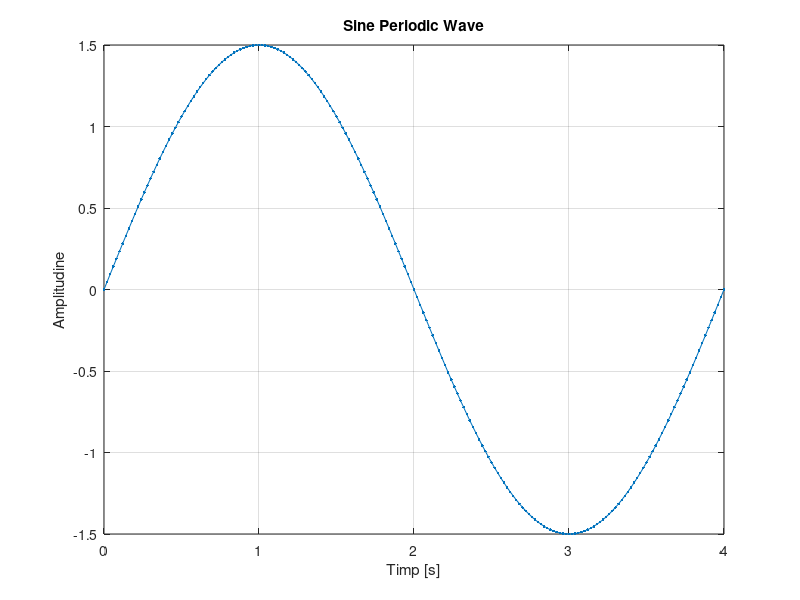

This chart was generated by the following MATLAB code:
%Semnal sinusoidal redresat dubla alternanta cu rezolutie temporara de 20ms
A = 1.5; % amplitudinea
T = 4;
F = 1 / T;
t = 0:0.02:4;
s = A*sin(2*pi*F*t); % sintaxa sin deseneaza un grafic sinusoidal cu amplitudinea A, perioada
%t si frecventa F
plot(t,s,'.-'),xlabel('Timp [s]'),ylabel('Amplitudine'),title('Sine Periodic Wave'),grid;